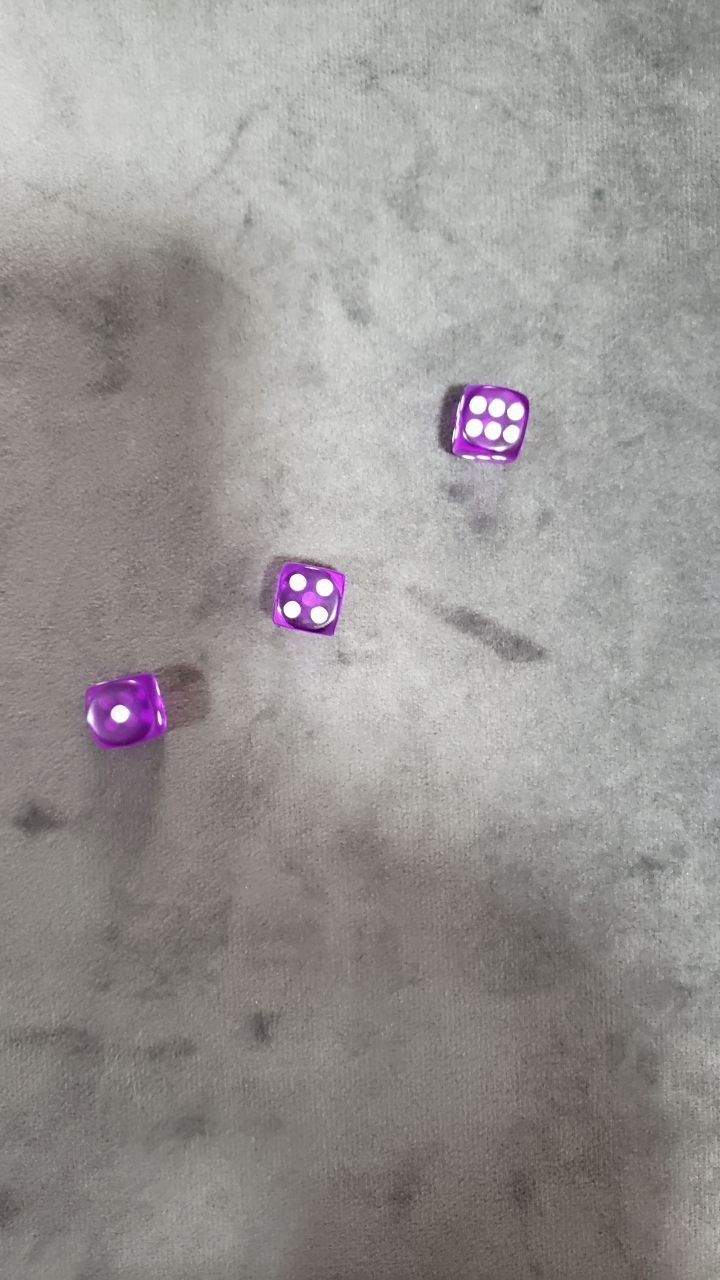
#> input picture data/raw/img1.jpg, 720 x 1280 px; its folder holds only this picture in this run
$ python main.py
#> lines starting #> are read from the running program, lines starting #| are printed output that depends on the picture; after the words box and inside, x2 and y2 are one past the last pixel; in counts of white or black regions, pixels touching at a corner belong together
### src/detector.py
# importa o OpenCV.
# É a biblioteca de visão computacional que vai fazer o trabalho
# pesado: carregar imagens, converter cores, detectar círculos.
import cv2

# Toda imagem no OpenCV é na prática um ARRAY NumPy
#  — uma grade de números. Vamos precisar dele (Numpy)
# para manipular esses arrays.
import numpy as np


# importa o Optional do módulo de tipagem do Python.
# Vou usar nos type hints quando uma função pode retornar
# None (por exemplo, se a imagem não carregar).
from typing import Optional

# Limites do intervalo de matiz (Hue) para a cor roxa no espaço HSV.
# No OpenCV, o canal H vai de 0 a 180 (metade do círculo cromático de 360°).
# O roxo/violeta fica aproximadamente entre 125 e 155.
PURPLE_HUE_LOW  = np.array([130, 50, 50],  dtype=np.uint8)
PURPLE_HUE_HIGH = np.array([160, 255, 255], dtype=np.uint8)

def load_image(image_path:str)-> Optional[np.ndarray]:
    """
    Carrega uma imagem do disco e verifica se foi lida corretamente.

    Args:
      image_path: Caminho absoluto ou relativo da image_path

    Returns:
      A imagem como um arrqy numpy em formato BGR ou None se o
      caminho não for encontrado
    """
#> called with image_path = 'data/raw/img1.jpg'
    # o cv2.read() tenta abrir a imagem no caminho passado como
    # argumento. Caso o o caminho for inválido ou inexistente
    #  retorna None silenciosamente.

    image = cv2.imread(image_path)
#> image is the input picture: shape (1280, 720, 3); mean B, G, R 147.3, 149.1, 152.7

    # verifico o None explicitamente para não deixar o erro se propagar
    # pelo meu código

    if image is None:
        print(f"[ERRO] Não foi possível carregar a imagem: {image_path}")
        return None
    return image


def preprocess_image(image: np.ndarray)-> np.ndarray:
    """
    Converte a imagem do espaço de cor BGR para HSV.

    Trabalhamos em HSV porque ele separa a informação de matiz (qual cor)
    da informação de brilho (quão clara/escura), tornando a segmentação
    por cor muito mais robusta sob variações de iluminação.

    Args:
        image: Imagem original em formato BGR.

    Returns:
        A mesma imagem convertida para o espaço HSV.
    """
        # cv2.cvtColor converte entre espaços de cor.
        # O flag cv2.COLOR_BGR2HSV instrui o OpenCV a fazer a conversão BGR → HSV.

    hsv_image = cv2.cvtColor(image, cv2.COLOR_BGR2HSV)
#> hsv_image: shape (1280, 720, 3); mean H, S, V 32.4, 14.6, 153.9

    return hsv_image


def create_purple_mask(hsv_image: np.ndarray) -> np.ndarray:
    """
    Cria uma máscara binária isolando os pixels dentro do intervalo de cor roxa.

    Uma máscara binária é uma imagem em preto e branco onde:
    - Branco (255) = pixel está dentro do intervalo de cor definido
    - Preto  (0)   = pixel está fora do intervalo

    Args:
        hsv_image: Imagem no espaço HSV.

    Returns:
        Máscara binária com os pixels roxos marcados em branco.
    """
    # cv2.inRange compara cada pixel da hsv_image contra os limites.
    # Pixels dentro do intervalo [PURPLE_HUE_LOW, PURPLE_HUE_HIGH] → 255 (branco)
    # Pixels fora do intervalo → 0 (preto)
    mask = cv2.inRange(hsv_image, PURPLE_HUE_LOW, PURPLE_HUE_HIGH)
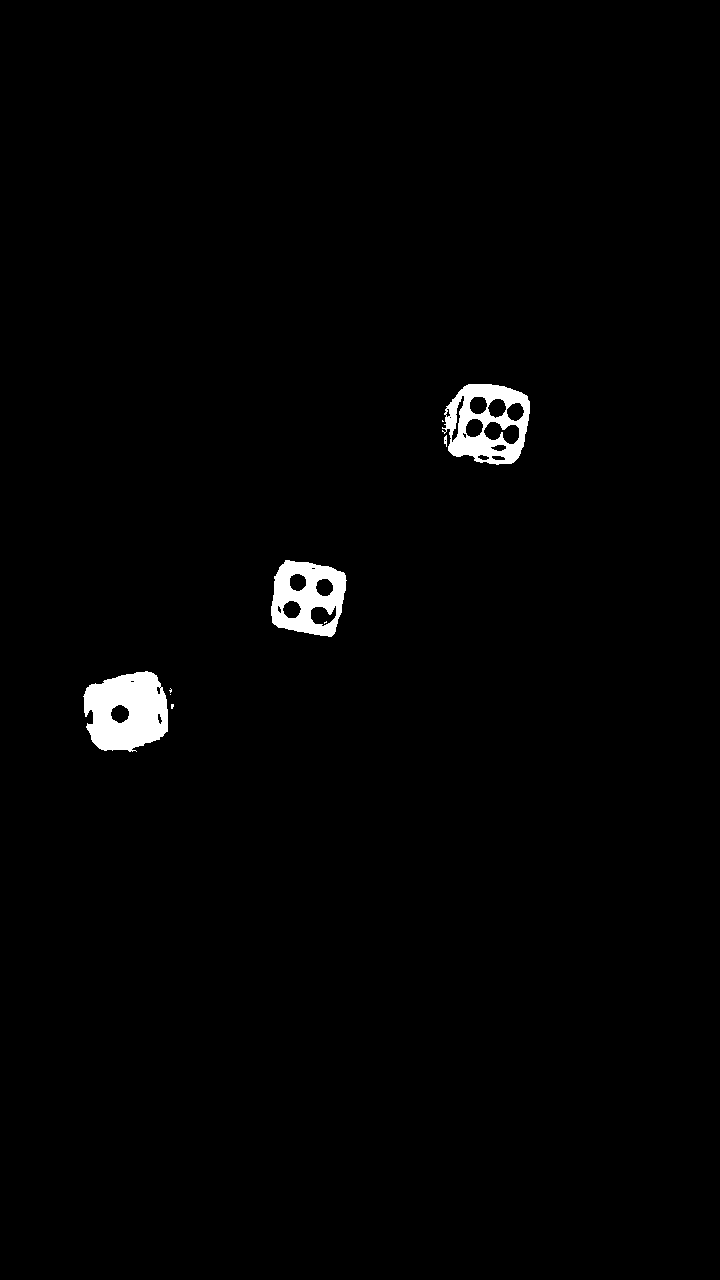
#> mask: shape (1280, 720); 1.4% white; 9 white regions (5 under 20 px), largest, box (x1, y1, x2, y2) and area: (83, 671, 168, 752) 5101, (442, 384, 530, 465) 3907, (271, 560, 347, 637) 3621, (444, 435, 447, 447) 26

    # Operação morfológica de fechamento (closing): dilatar seguido de erosão.
    # Isso preenche pequenos buracos dentro da região roxa causados
    # pela translucidez dos dados ou por reflexos de luz.
    kernel = cv2.getStructuringElement(cv2.MORPH_RECT, (5, 5))
    mask = cv2.morphologyEx(mask, cv2.MORPH_CLOSE, kernel)
#> mask: shape (1280, 720); 1.4% white; 3 white regions

    return mask


def find_dice_contours(mask: np.ndarray) -> list:
    """
    Encontra os contornos externos das regiões roxas na máscara,
    que correspondem aos dados presentes na imagem.

    Contornos pequenos (ruído) são filtrados por área mínima.

    Args:
        mask: Máscara binária com os pixels dos dados em branco.

    Returns:
        Lista de contornos válidos, cada um representando um dado.
    """
    # cv2.findContours detecta as bordas das regiões brancas na máscara.
    # RETR_EXTERNAL: recupera apenas os contornos mais externos (ignora hierarquia interna).
    # CHAIN_APPROX_SIMPLE: comprime segmentos de linha, guardando só os vértices.
    # contours = LISTA de contornos
    contours, _ = cv2.findContours(mask, cv2.RETR_EXTERNAL, cv2.CHAIN_APPROX_SIMPLE)
#> contours = 3 contours; box (x1, y1, x2, y2) and area: (442, 384, 530, 465) 5630, (83, 671, 174, 752) 5316, (271, 560, 347, 637) 4524

    # Filtramos contornos por área mínima para eliminar ruído.
    # Pequenas manchas roxas que não sejam dados teriam área muito pequena.
    # O valor 500 pixels² é um limiar empírico para este conjunto de imagens.
    MIN_CONTOUR_AREA = 500
    valid_contours = [c for c in contours if cv2.contourArea(c) > MIN_CONTOUR_AREA]
#> valid_contours has the same summary as contours

    return valid_contours


def count_pips(image: np.ndarray, contour: np.ndarray) -> int:
    """
    Conta os pontos (pips) brancos na face de cima de um dado.

    O DESAFIO: os dados são de plástico TRANSLÚCIDO. Olhando de cima,
    enxergamos não só os pontos da face visível, mas também (mais fracos e
    "borrados") os pontos das outras faces vistos através do corpo do dado
    -- os "fantasmas". Contar apenas regiões claras em tons de cinza faz o
    programa somar esses fantasmas por engano.

    A ESTRATÉGIA usa dois fundamentos que valem em escalas/iluminações
    diferentes, no lugar de um limiar de brilho fixo:

      1) White top-hat morfológico: realça só manchas CLARAS e PEQUENAS
         (do tamanho de um pip), apagando o corpo do dado e reflexos
         grandes. O elemento estruturante é proporcional ao tamanho do
         dado, então a técnica se adapta a dados maiores/menores.

      2) Porta de "brancura" pela saturação: o ponto da face de cima é
         branco (baixa saturação no HSV); o fantasma chega tingido de roxo
         (alta saturação). Filtrar por saturação baixa separa, pela física
         da cor, o pip real do fantasma.

    O limiar final é via Otsu (corte escolhido automaticamente a partir da
    própria imagem), evitando número mágico de brilho.

    Args:
        image: Imagem original em BGR.
        contour: Contorno do dado dentro do qual procurar os pips.

    Returns:
        Numero de pips encontrados na face (tipicamente de 1 a 6).
    """
    # Recorta a regiao do dado (ROI) a partir do retangulo do contorno.
    x, y, w, h = cv2.boundingRect(contour)
    roi = image[y:y + h, x:x + w]

    # Trabalhamos no espaco HSV: o canal V (brilho) acha os pontos claros;
    # o canal S (saturacao) distingue o branco real do fantasma roxo.
    hsv = cv2.cvtColor(roi, cv2.COLOR_BGR2HSV)
    value = hsv[:, :, 2]        # V: brilho
    saturation = hsv[:, :, 1]   # S: saturacao

    # --- Fundamento 1: White top-hat ---
    # Kernel com ~1/3 do menor lado do dado: grande o bastante para o
    # top-hat "apagar" o corpo do dado e sobrar so os pips. O "| 1" forca
    # tamanho IMPAR (exigencia do elemento estruturante).
    pip_kernel_size = max(3, int(min(w, h) * 0.33)) | 1
    pip_kernel = cv2.getStructuringElement(cv2.MORPH_ELLIPSE,
                                           (pip_kernel_size, pip_kernel_size))
    tophat = cv2.morphologyEx(value, cv2.MORPH_TOPHAT, pip_kernel)

    # Limiar de Otsu: separa automaticamente os pips realcados do fundo,
    # sem depender de um valor fixo de brilho.
    _, bright_spots = cv2.threshold(
        tophat, 0, 255, cv2.THRESH_BINARY + cv2.THRESH_OTSU
    )

    # --- Fundamento 2: Porta de brancura ---
    # Mantemos so pixels de baixa saturacao (brancos). Os fantasmas roxos,
    # por terem saturacao alta, sao descartados aqui.
    white_gate = cv2.inRange(saturation, 0, 110)
    pip_mask = cv2.bitwise_and(bright_spots, white_gate)

    # Abertura morfologica (open) para remover respingos isolados de ruido.
    small_kernel = cv2.getStructuringElement(cv2.MORPH_ELLIPSE, (3, 3))
    pip_mask = cv2.morphologyEx(pip_mask, cv2.MORPH_OPEN, small_kernel)

    # A area do dado serve de referencia: assim os limites de tamanho dos
    # pips ficam proporcionais ao tamanho do dado na imagem.
    die_area = w * h

    params = cv2.SimpleBlobDetector_Params()

    # Cor: procuramos manchas CLARAS (ja sao brancas na mascara binaria).
    params.filterByColor = True
    params.blobColor = 255

    # Area: descarta ruido minusculo e manchas grandes demais (reflexo amplo).
    # Limites um pouco mais folgados porque a mascara ja chega limpa (so branco).
    params.filterByArea = True
    params.minArea = die_area * 0.003
    params.maxArea = die_area * 0.12

    # Circularidade: 1.0 = circulo perfeito. Descarta formas irregulares.
    params.filterByCircularity = True
    params.minCircularity = 0.5

    # Inercia: o quanto a mancha e redonda x alongada. Baixo = alongada
    # (tipico da borda/reflexo) -> descartada.
    params.filterByInertia = True
    params.minInertiaRatio = 0.3

    # Convexidade: descarta manchas com reentrancias (uniao de borda + pip).
    params.filterByConvexity = True
    params.minConvexity = 0.6

    detector = cv2.SimpleBlobDetector_create(params)

    # detect() devolve um keypoint por mancha aceita; o total de pips
    # e simplesmente a quantidade de keypoints. Agora rodamos sobre a
    # mascara binaria limpa (pip_mask), nao sobre o cinza bruto.
    keypoints = detector.detect(pip_mask)

    return len(keypoints)


def detect_dice(image_path: str) -> int:
    """
    Pipeline completo de detecção de dados e soma das faces.

    Orquestra todas as etapas: carregamento, pré-processamento,
    segmentação por cor, detecção de contornos e contagem de pips.

    Args:
        image_path: Caminho para o arquivo de imagem a ser processado.

    Returns:
        Soma total dos valores de todos os dados encontrados na imagem.
        Retorna 0 se a imagem não puder ser carregada.
    """
    # --- Etapa 1: Carregar a imagem ---
    image = load_image(image_path)
    if image is None:
        return 0

    # --- Etapa 2: Converter para HSV ---
    hsv = preprocess_image(image)

    # --- Etapa 3: Criar máscara roxa ---
    mask = create_purple_mask(hsv)

    # --- Etapa 4: Encontrar contornos dos dados ---
    contours = find_dice_contours(mask)

    print(f"[INFO] {len(contours)} dado(s) encontrado(s) na imagem.")
#| [INFO] 3 dado(s) encontrado(s) na imagem.

    # --- Etapa 5: Contar pips em cada dado e acumular o total ---
    total = 0
    for i, contour in enumerate(contours):
        pip_count = count_pips(image, contour)
        print(f"  → Dado {i + 1}: {pip_count} ponto(s)")
        total += pip_count
#> this loop made 3 passes
#> (x in count_pips, y in count_pips, w in count_pips, h in count_pips, pip_kernel_size in count_pips, die_area in count_pips, pip_count, total) on passes 2 to 3: (271, 560, 76, 77, 25, 5852, 4, 5), (442, 384, 88, 81, 27, 7128, 6, 11)
#> (printed output is left out)
#> pass 1, in count_pips, `roi = image[y:y + h, x:x + w]`:
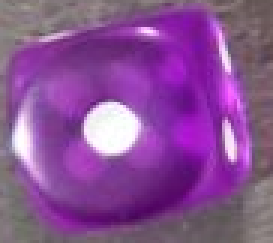
#> roi: shape (81, 91, 3) (shown 3 times larger); mean B, G, R 148.8, 80.3, 137.5
#> pass 1, in count_pips, `value = hsv[:, :, 2]`:
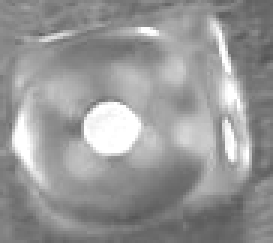
#> value: shape (81, 91) (shown 3 times larger); min 85, max 255, mean 151.2
#> pass 1, in count_pips, `saturation = hsv[:, :, 1]`:
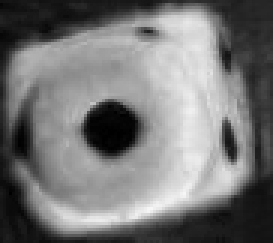
#> saturation: shape (81, 91) (shown 3 times larger); min 0, max 247, mean 118.2
#> after the loop, total = 11

    print(f"[RESULTADO] Soma total das faces: {total}")
#| [RESULTADO] Soma total das faces: 11

    return total

### src/main.py
"""
Ponto de entrada do dice-vision-counter.

Este modulo orquestra a execucao do sistema de visao computacional:
varre o diretorio de imagens, executa o pipeline de deteccao
(definido em detector.py) para cada imagem encontrada e exibe,
ao final, um relatorio com a soma das faces de cada imagem.
"""

# pathlib oferece uma forma orientada a objetos de lidar com caminhos
# de arquivos, independente do sistema operacional (Windows, Linux, macOS).
from pathlib import Path

# Importamos a funcao de alto nivel do nosso modulo de deteccao.
# detect_dice() encapsula todo o pipeline e retorna a soma das faces
# dos dados encontrados em UMA imagem.
from detector import detect_dice


# Extensoes de arquivo de imagem que o programa deve considerar.
# Usamos um conjunto (set) porque a verificacao de pertencimento e
# muito rapida, e escrevemos em minusculas para comparar sem
# diferenciar maiusculas/minusculas (.JPG e .jpg sao tratadas igual).
VALID_EXTENSIONS = {".jpg", ".jpeg", ".png"}

# Caminho para a pasta com as imagens de entrada.
# Construimos o caminho a partir da localizacao deste proprio arquivo,
# para que o programa funcione de onde quer que seja executado:
#   Path(__file__)   -> caminho deste arquivo (src/main.py)
#   .resolve()       -> transforma em caminho absoluto
#   .parent          -> sobe de main.py para a pasta src/
#   .parent          -> sobe de src/ para a raiz do projeto
#   / "data" / "raw" -> entra em data/raw a partir da raiz
DATA_DIR = Path(__file__).resolve().parent.parent / "data" / "raw"


def find_image_paths(directory: Path) -> list[Path]:
    """
    Varre um diretorio e retorna os caminhos das imagens validas.

    Args:
        directory: Pasta a ser varrida em busca de imagens.

    Returns:
        Lista ordenada de caminhos (Path) cujas extensoes constam
        em VALID_EXTENSIONS. Lista vazia se a pasta nao existir.
    """
    # Se a pasta nao existe, avisamos e retornamos lista vazia em vez
    # de deixar um erro estourar mais adiante no programa.
    if not directory.is_dir():
        print(f"[ERRO] Diretorio nao encontrado: {directory}")
        return []

    # directory.iterdir() percorre todos os itens dentro da pasta.
    # Mantemos apenas os itens que:
    #   - sao arquivos (is_file), descartando eventuais subpastas;
    #   - tem extensao (em minusculas) presente em VALID_EXTENSIONS.
    # sorted() garante ordem alfabetica deterministica (img1, img2, ...).
    image_paths = sorted(
        path
        for path in directory.iterdir()
        if path.is_file() and path.suffix.lower() in VALID_EXTENSIONS
    )

    return image_paths


def main() -> None:
    """
    Funcao principal: encontra as imagens, executa a deteccao em cada
    uma e imprime um relatorio consolidado com os resultados.
    """
    # Etapa 1: descobrir quais imagens processar.
    image_paths = find_image_paths(DATA_DIR)

    # Se nenhuma imagem foi encontrada, nao ha o que processar.
    if not image_paths:
        print("[AVISO] Nenhuma imagem encontrada para processar.")
        return

    print(f"[INFO] {len(image_paths)} imagem(ns) encontrada(s) em {DATA_DIR}\n")

    # Dicionario para guardar o resultado de cada imagem.
    # Chave = nome do arquivo; valor = soma das faces retornada por detect_dice.
    results: dict[str, int] = {}

    # Etapa 2: processar cada imagem individualmente.
    for image_path in image_paths:
        print(f"=== Processando: {image_path.name} ===")

        # detect_dice espera o caminho como string, entao convertemos o Path.
        total = detect_dice(str(image_path))
#> total = 11
        results[image_path.name] = total
        print()  # linha em branco para separar visualmente as imagens

    # Etapa 3: relatorio final consolidado.
    print("=" * 40)
    print("RELATORIO FINAL")
    print("=" * 40)
    for filename, total in results.items():
        print(f"  {filename}: soma das faces = {total}")
#> this loop made 1 pass
#> (filename, total) on pass 1: ('img1.jpg', 11)
#> (printed output is left out)


# Este bloco garante que main() so seja executado quando o arquivo for
# rodado diretamente (python main.py), e nao quando for importado por
# outro modulo. E uma convencao padrao em Python.
if __name__ == "__main__":
    main()
